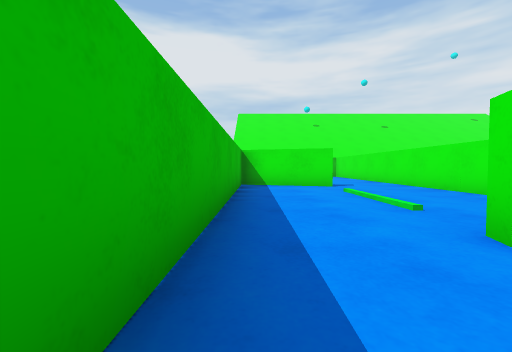
View 1 (above)

23 first-person views from a walk through a scene from a Unity 3-D project. The camera is 0.51 m above the floor, tilts 2° down and sees 90° across. The floor is counted in squares, 1 m on a side. Each view is taken from the middle of a square. On the plan, view 1 faces up. The plan holds only what a view shows up to about 9 squares ahead; the rest is blank. The place goes on beyond the plan. The player character is not drawn.

View 2
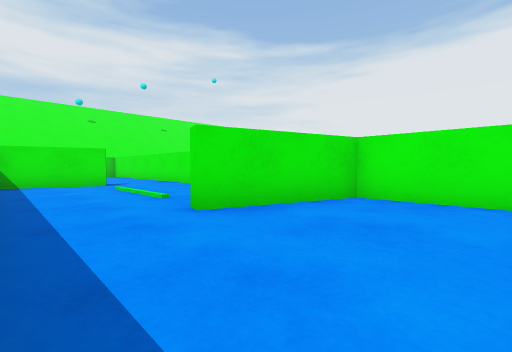

View 3
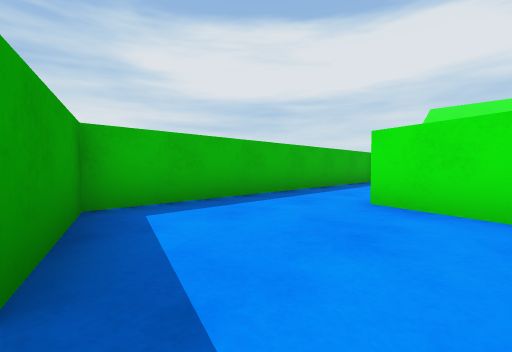

View 4
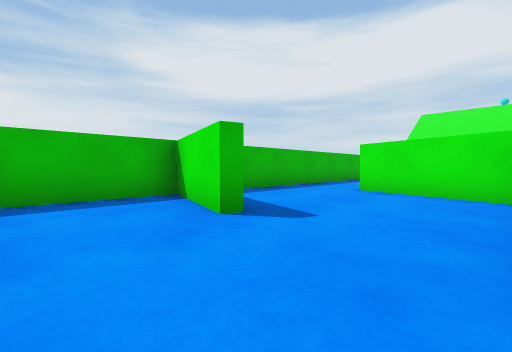

View 5
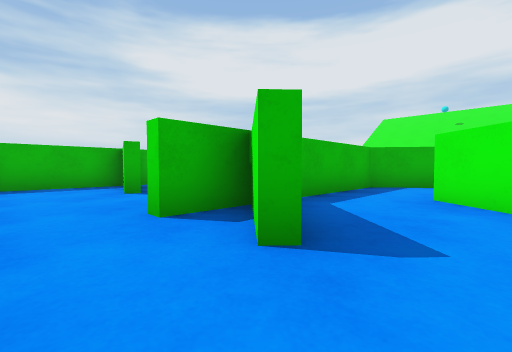

View 6
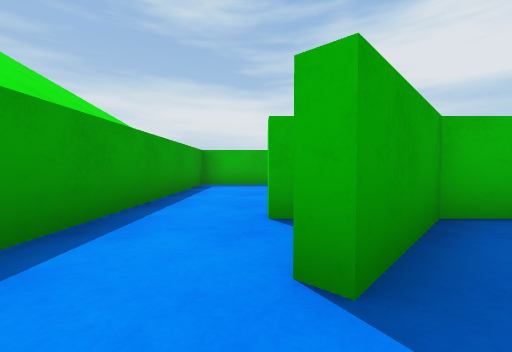

View 7
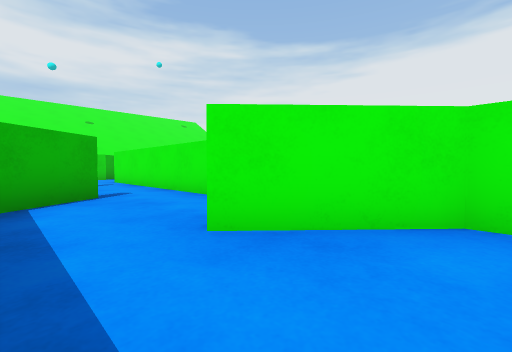

View 8
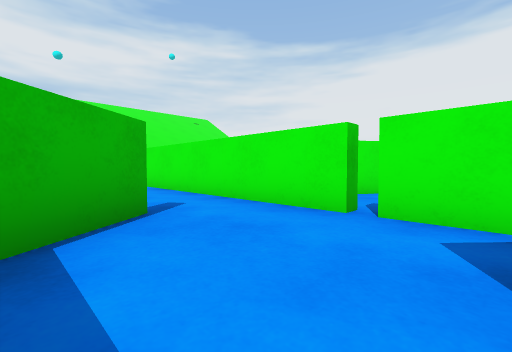

View 9
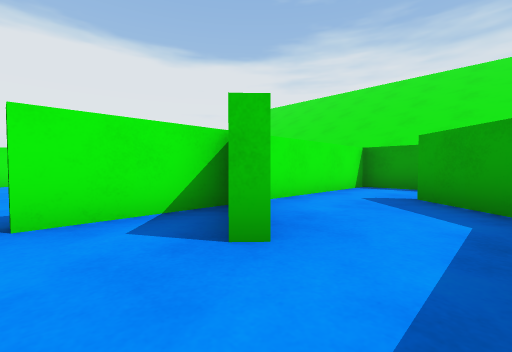

View 10
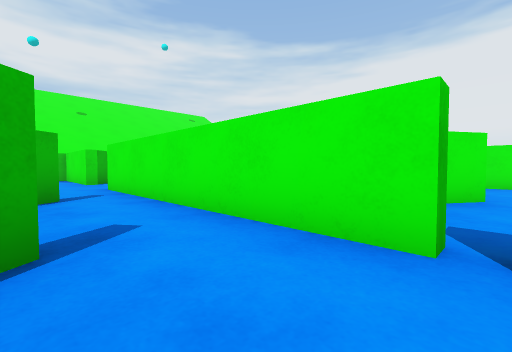

View 11
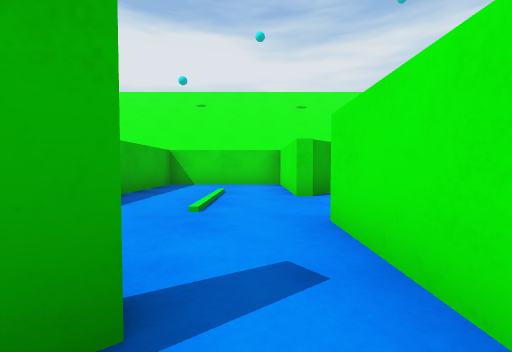

View 12
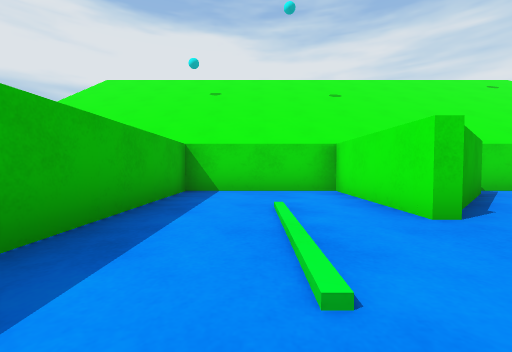

View 13
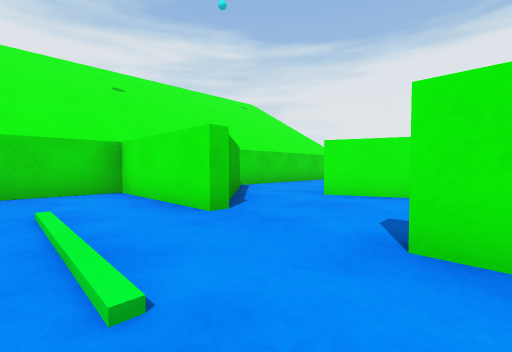

View 14
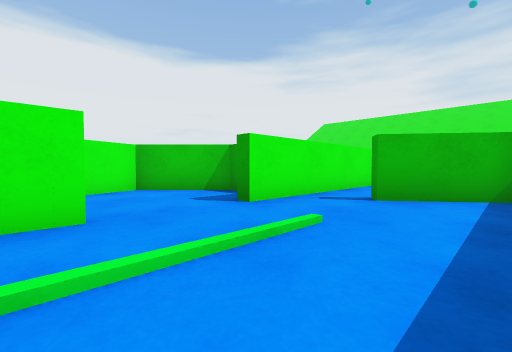

View 15
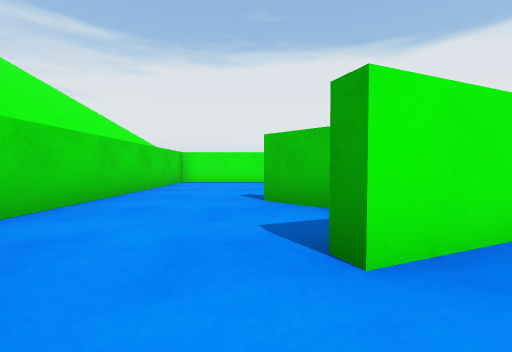

View 16
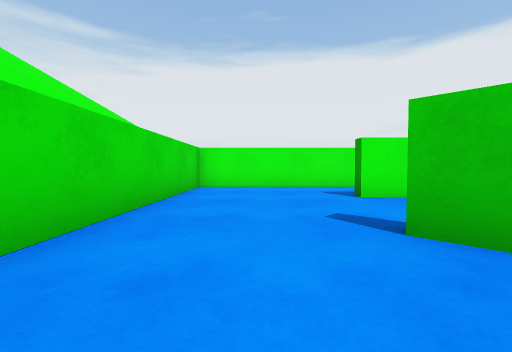

View 17
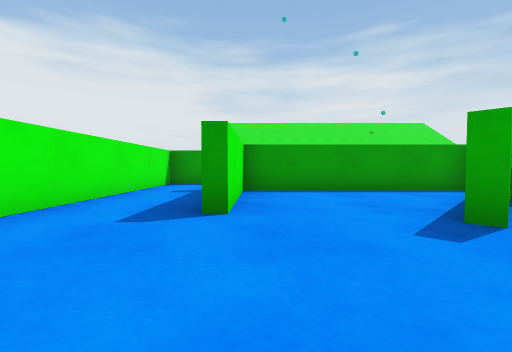

View 18
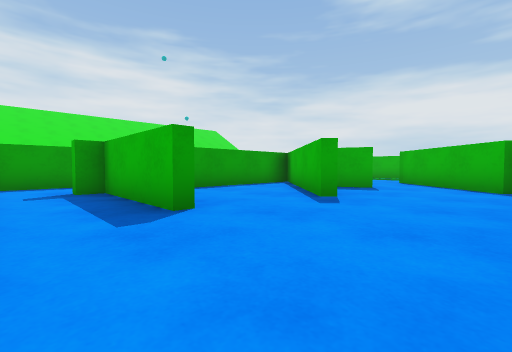

View 19
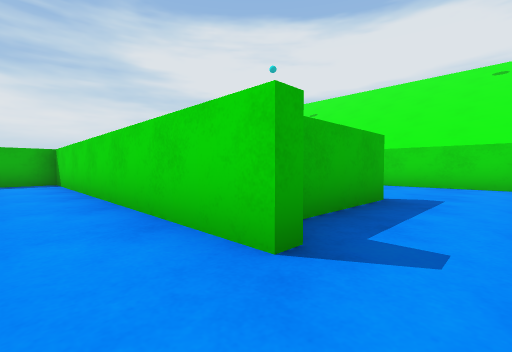

View 20
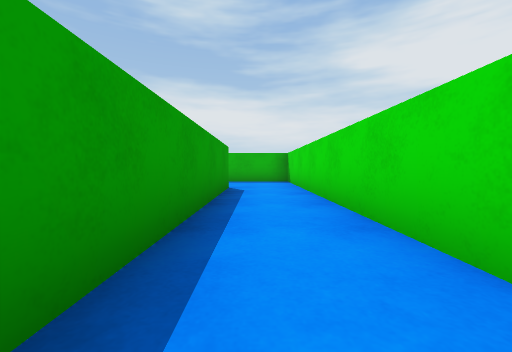

View 21
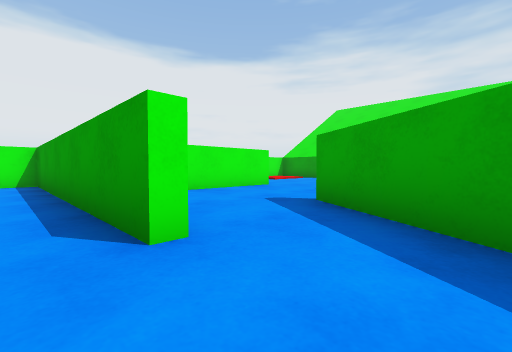

View 22
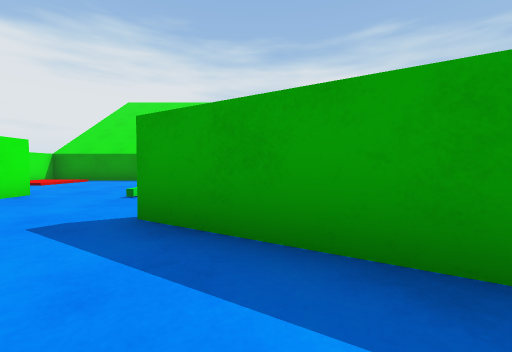

View 23
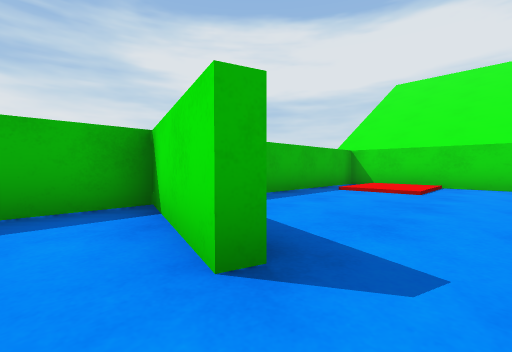

### Floor plan
Ten units are one square. View 1 is at (0, 0); x grows to the right and y downward. Boxes are objects, and circles mark ways between rooms. Rooms are numbered by the first view taken in them; rooms with no view inside come last. Other rooms are left out.
<svg viewBox="-9 -139 190 190">
<path fill="none" stroke="#000" d="M42 -46 42 -66M20 -67 -4 -75 -4 14 18 20M42 11 42 -8 16 -16 17 -20M59 28 45 16 45 29M18 23 -4 17 -4 46 77 46 77 7M77 2 77 -20M77 -22 77 -44M77 7 62 -7 64 -10M62 -39 45 -26 45 12 60 26M77 -104 77 -134 45 -134 45 -94M50 -59 64 -70 67 -66M77 -56 77 -85M119 -98 129 -109 131 -107M153 -102 156 -102 156 -74M105 -107 111 -90M103 -129 80 -105M160 -74 160 -71M94 -74 109 -89 102 -106M176 -65 176 -134 108 -134M160 -71 105 -71M106 -53 176 -53 176 -65M105 -71 80 -71 80 -50M88 -40 98 -33M21 -71 20 -67M30 -134 -4 -134 -4 -96M42 -66 42 -90M131 -107 98 -74 153 -74 153 -102"/>
<circle cx="25" cy="20" r="3" fill="#2a7"/>
<circle cx="30" cy="-70" r="3" fill="#2a7"/>
<circle cx="70" cy="20" r="3" fill="#2a7"/>
<circle cx="80" cy="-95" r="3" fill="#2a7"/>
<circle cx="170" cy="-60" r="3" fill="#2a7"/>
<circle cx="145" cy="-100" r="3" fill="#2a7"/>
<circle cx="110" cy="-60" r="3" fill="#2a7"/>
<text x="10" y="-30">1</text>
<text x="40" y="30">2</text>
<text x="60" y="-10">3</text>
<text x="60" y="-100">4</text>
<text x="130" y="-110">5</text>
<text x="140" y="-60">6</text>
<text x="90" y="-60">7</text>
<text x="20" y="-100">8</text>
<text x="130" y="-90">9</text>
</svg>
Room 1 opens to room 2. Room 1 opens to room 8. Room 2 opens to room 3. Room 4 opens to room 5. Room 5 opens to room 6. Room 5 opens to room 9. Room 6 opens to room 7.

Where each view was taken, in squares from view 1:
view 1: 0 up, 0 right, facing up
view 2: 1 down, 0 right, facing up-right
view 3: 2 down, 3 right, facing up-left
view 4: 4 down, 4 right, facing up-left
view 5: 4 down, 7 right, facing up-left
view 6: 3 down, 7 right, facing left
view 7: 1 down, 5 right, facing up-right
view 8: 1 up, 5 right, facing up-right
view 9: 2 up, 5 right, facing down-right
view 10: 2 up, 6 right, facing up-right
view 11: 6 up, 7 right, facing up
view 12: 8 up, 6 right, facing up
view 13: 8 up, 6 right, facing up-right
view 14: 11 up, 5 right, facing down-right
view 15: 11 up, 9 right, facing right
view 16: 12 up, 11 right, facing right
view 17: 13 up, 15 right, facing down
view 18: 13 up, 17 right, facing down-left
view 19: 6 up, 17 right, facing up-left
view 20: 6 up, 17 right, facing left
view 21: 6 up, 9 right, facing down-right
view 22: 5 up, 10 right, facing down
view 23: 6 up, 3 right, facing up-left
